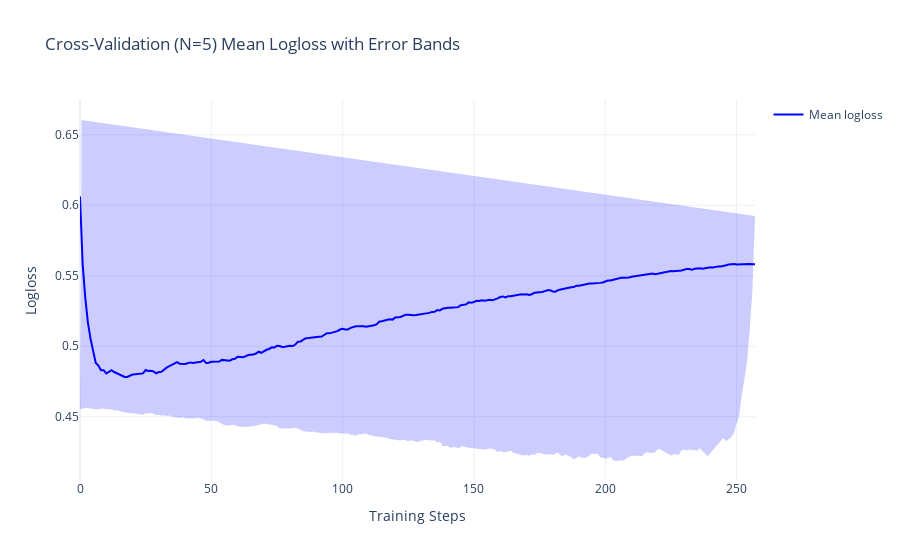
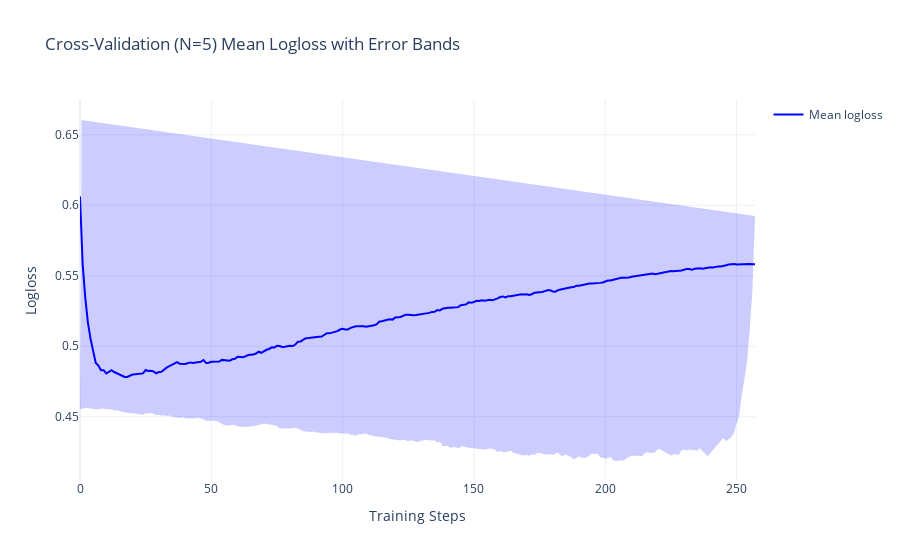

The cell these charts' notebook holds for them, in order:
### Code cell
plot_error_scatter(
    cv_results,
    x="iterations",
    y="test-Logloss-mean",
    err="test-Logloss-std",
    name="Mean logloss",
    title="Cross-Validation (N=5) Mean Logloss with Error Bands",
    xtitle="Training Steps",
    ytitle="Logloss",
)

### Figure 1 — Plotly figure (JSON) as saved in the notebook; plotly's stock layout.template omitted (floating-point values rounded to 4 significant figures; data arrays with more than 128 entries replaced by an {"elided": "..."} marker saying what was removed)
{"data": [{"line": {"color": "blue"}, "mode": "lines", "name": "Mean logloss", "type": "scatter", "x": {"elided": "258 int values"}, "y": {"elided": "258 float values"}}, {"fill": "toself", "fillcolor": "rgba(0, 0, 255, 0.2)", "line": {"color": "rgba(255, 255, 255, 0)"}, "showlegend": false, "type": "scatter", "x": {"elided": "516 float values"}, "y": {"elided": "516 float values"}}], "layout": {"title": {"text": "Cross-Validation (N=5) Mean Logloss with Error Bands"}, "xaxis": {"title": {"text": "Training Steps"}}, "yaxis": {"title": {"text": "Logloss"}}}}

### Figure 2 — Plotly figure (JSON) as saved in the notebook; plotly's stock layout.template omitted (floating-point values rounded to 4 significant figures; data arrays with more than 128 entries replaced by an {"elided": "..."} marker saying what was removed)
{"data": [{"line": {"color": "blue"}, "mode": "lines", "name": "Mean logloss", "type": "scatter", "x": {"elided": "258 int values"}, "y": {"elided": "258 float values"}}, {"fill": "toself", "fillcolor": "rgba(0, 0, 255, 0.2)", "line": {"color": "rgba(255, 255, 255, 0)"}, "showlegend": false, "type": "scatter", "x": {"elided": "516 float values"}, "y": {"elided": "516 float values"}}], "layout": {"title": {"text": "Cross-Validation (N=5) Mean Logloss with Error Bands"}, "xaxis": {"title": {"text": "Training Steps"}}, "yaxis": {"title": {"text": "Logloss"}}}}
